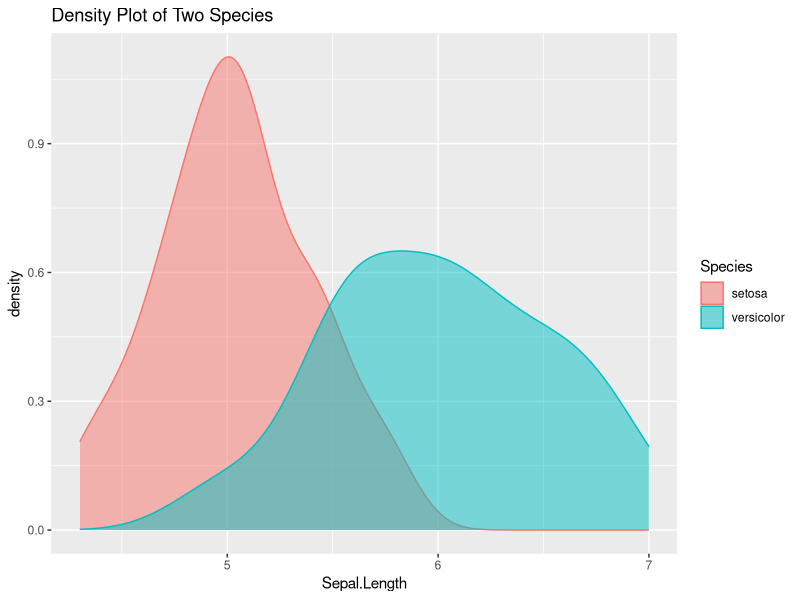

The R source for this figure:
## ---- chunk 1
knitr::opts_chunk$set(echo = TRUE)
## ---- chunk 2
# load and check IRIS dataset
head(iris)
tail(iris)
dim(iris)
names(iris)
levels(iris$Species)
table(iris$Species)

# Extract the data corresponding to flower types setosa and versicolor
mydata = iris[iris$Species %in% c("setosa", "versicolor"),]
dim(mydata) # 100 5

# Set aside the last 10 measurements for each flower type as test data 
mydata.v = mydata[c(41:50,91:100),]
# remove "virginica"
levels(mydata.v$Species) = factor(c("setosa", "versicolor", "versicolor"))

table(mydata.v$Species)

# The remaining data consisting of 80 measurements as training data
mydata.t = mydata[c(1:40,51:90),]
# remove "virginica"
levels(mydata.t$Species) = factor(c("setosa", "versicolor", "versicolor"))

table(mydata.t$Species)
## ---- chunk 3

# Fit logistic model on training data. Use family = binomial for logistic.
log_model = glm(Species ~ Sepal.Length, mydata.t,
                family = binomial)

# Predict for test data. Use type = "response" to get class probabilities.
log_pred = predict(log_model, mydata.v, type = "response")
# Convert predictions to 1 or 2, for category 1 or 2 respectively.
log_pred = (log_pred > 0.5) + 1
# Convert predictions to spam or ham, same category order as original data.
log_pred = levels(mydata.t$Species)[log_pred]

# Make a confusion matrix by tabulating true classes against predicted classes.
log_con = table(true = mydata.v$Species, model = log_pred)

log_model
## ---- chunk 4
log_con
## ---- chunk 5
library(MASS)

# Fit logistic model on training data. Use family = binomial for logistic.
lda_model = lda(Species ~ Sepal.Length, mydata.t)

# Predict for test data. Use type = "response" to get class probabilities.
lda_pred = predict(lda_model, mydata.v, type = "response")

# Make a confusion matrix by tabulating true classes against predicted classes.
lda_con = table(true = mydata.v$Species, model = lda_pred$class)
## ---- chunk 6
lda_con
## ---- chunk 7
mydata.v$Predicted.Species[mydata.v$Sepal.Length < (5.0375 + 6.0100)/2] = "setosa"
mydata.v$Predicted.Species[mydata.v$Sepal.Length > (5.0375 + 6.0100)/2] = "versicolor"
lda_con_2 = table(true = mydata.v$Species, model = mydata.v$Predicted.Species)
lda_con_2
## ---- chunk 8
# Use knn() from package class for k-nearest neighbors.
library(class)

# Fit knn (k = 3) model.
knn_pred = knn(
        # Note the use of [ ] rather than $ or [[ ]].
        #
        # The knn() function expects a matrix or data frame for the train and test
        # arguments. Using $ or [[ ]] would get a vector rather than a data frame.
        #
        train = mydata.t["Sepal.Length"], # 1-col data frame
        test  = mydata.v["Sepal.Length"],  # 1-col data frame
        cl    = mydata.t$Species,     # vector
        k     = 3
)

# Confusion matrix.
knn_con = table(true = mydata.v$Species, model = knn_pred)
## ---- chunk 9
knn_con
## ---- chunk 10
# Use knn() from package class for k-nearest neighbors.
library(class)

# Fit knn (k = 5) model.
knn_pred_2 = knn(
        # Note the use of [ ] rather than $ or [[ ]].
        #
        # The knn() function expects a matrix or data frame for the train and test
        # arguments. Using $ or [[ ]] would get a vector rather than a data frame.
        #
        train = mydata.t["Sepal.Length"], # 1-col data frame
        test  = mydata.v["Sepal.Length"],  # 1-col data frame
        cl    = mydata.t$Species,     # vector
        k     = 5
)

# Confusion matrix.
knn_con_2 = table(true = mydata.v$Species, model = knn_pred_2)
## ---- chunk 11
knn_con_2
## ---- chunk 12
library(ggplot2)
## ---- chunk 13
ggplot(data = mydata.t, aes(Sepal.Length, color = Species, fill = Species, 
                            group = Species)) + 
        geom_density(alpha = 0.5) + labs(title = "Density Plot of Two Species")
